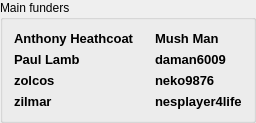
        <widget class="QGroupBox" name="groupBox_2">
         <property name="sizePolicy">
          <sizepolicy hsizetype="Expanding" vsizetype="Preferred">
           <horstretch>0</horstretch>
           <verstretch>0</verstretch>
          </sizepolicy>
         </property>
         <property name="title">
          <string>Main funders</string>
         </property>
         <layout class="QGridLayout" name="gridLayout_2">
          <property name="horizontalSpacing">
           <number>20</number>
          </property>
          <item row="3" column="0">
           <widget class="QLabel" name="label_11">
            <property name="sizePolicy">
             <sizepolicy hsizetype="Minimum" vsizetype="Preferred">
              <horstretch>0</horstretch>
              <verstretch>0</verstretch>
             </sizepolicy>
            </property>
            <property name="font">
             <font>
              <pointsize>10</pointsize>
              <weight>75</weight>
              <bold>true</bold>
             </font>
            </property>
            <property name="text">
             <string notr="true">zilmar</string>
            </property>
           </widget>
          </item>
          <item row="2" column="1">
           <widget class="QLabel" name="label_10">
            <property name="font">
             <font>
              <pointsize>10</pointsize>
              <weight>75</weight>
              <bold>true</bold>
             </font>
            </property>
            <property name="text">
             <string notr="true">neko9876</string>
            </property>
           </widget>
          </item>
          <item row="3" column="1">
           <widget class="QLabel" name="label_12">
            <property name="font">
             <font>
              <weight>75</weight>
              <bold>true</bold>
             </font>
            </property>
            <property name="text">
             <string notr="true">&lt;html&gt;&lt;head/&gt;&lt;body&gt;&lt;p&gt;&lt;span style=&quot; font-size:10pt;&quot;&gt;nesplayer4life&lt;/span&gt;&lt;/p&gt;&lt;/body&gt;&lt;/html&gt;</string>
            </property>
           </widget>
          </item>
          <item row="0" column="0">
           <widget class="QLabel" name="label_5">
            <property name="sizePolicy">
             <sizepolicy hsizetype="Minimum" vsizetype="Preferred">
              <horstretch>0</horstretch>
              <verstretch>0</verstretch>
             </sizepolicy>
            </property>
            <property name="font">
             <font>
              <pointsize>10</pointsize>
              <weight>75</weight>
              <bold>true</bold>
             </font>
            </property>
            <property name="text">
             <string notr="true">Anthony Heathcoat</string>
            </property>
           </widget>
          </item>
          <item row="1" column="0">
           <widget class="QLabel" name="label_7">
            <property name="sizePolicy">
             <sizepolicy hsizetype="Minimum" vsizetype="Preferred">
              <horstretch>0</horstretch>
              <verstretch>0</verstretch>
             </sizepolicy>
            </property>
            <property name="font">
             <font>
              <pointsize>10</pointsize>
              <weight>75</weight>
              <bold>true</bold>
             </font>
            </property>
            <property name="text">
             <string notr="true">Paul Lamb</string>
            </property>
           </widget>
          </item>
          <item row="1" column="1">
           <widget class="QLabel" name="label_8">
            <property name="font">
             <font>
              <pointsize>10</pointsize>
              <weight>75</weight>
              <bold>true</bold>
             </font>
            </property>
            <property name="text">
             <string notr="true">daman6009</string>
            </property>
           </widget>
          </item>
          <item row="0" column="1">
           <widget class="QLabel" name="label_6">
            <property name="font">
             <font>
              <pointsize>10</pointsize>
              <weight>75</weight>
              <bold>true</bold>
             </font>
            </property>
            <property name="text">
             <string notr="true">Mush Man</string>
            </property>
           </widget>
          </item>
          <item row="2" column="0">
           <widget class="QLabel" name="label_9">
            <property name="sizePolicy">
             <sizepolicy hsizetype="Minimum" vsizetype="Preferred">
              <horstretch>0</horstretch>
              <verstretch>0</verstretch>
             </sizepolicy>
            </property>
            <property name="font">
             <font>
              <pointsize>10</pointsize>
              <weight>75</weight>
              <bold>true</bold>
             </font>
            </property>
            <property name="text">
             <string notr="true">zolcos</string>
            </property>
           </widget>
          </item>
         </layout>
        </widget>
